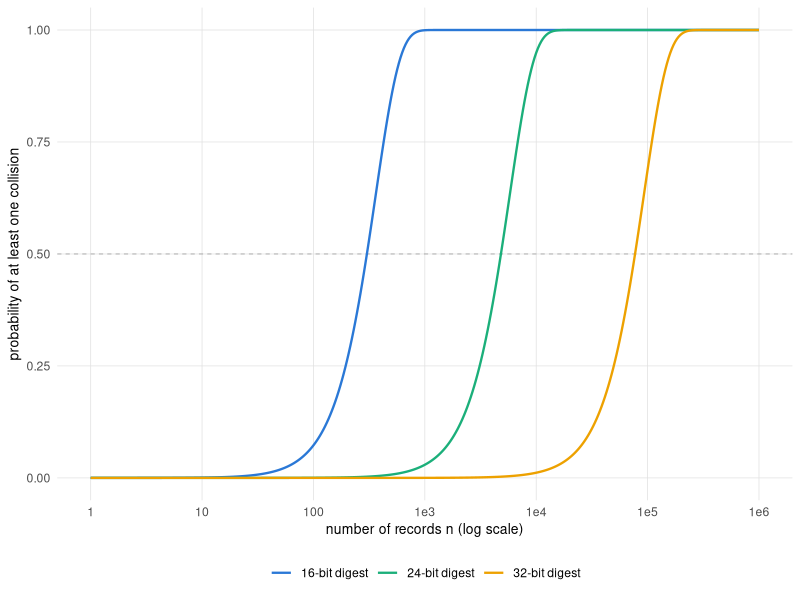
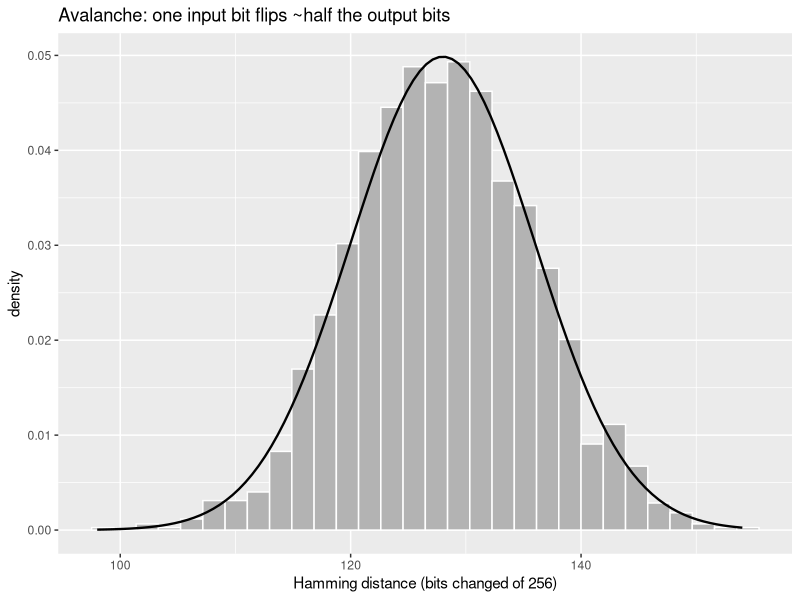
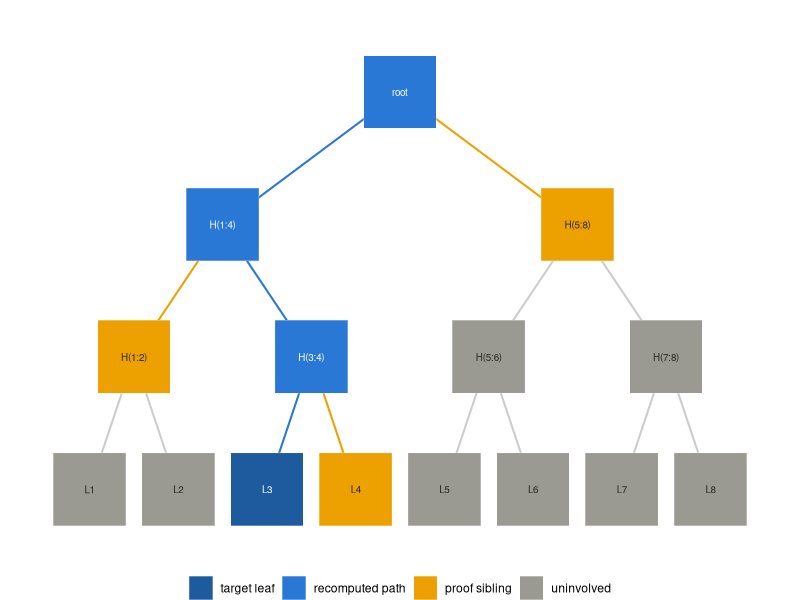
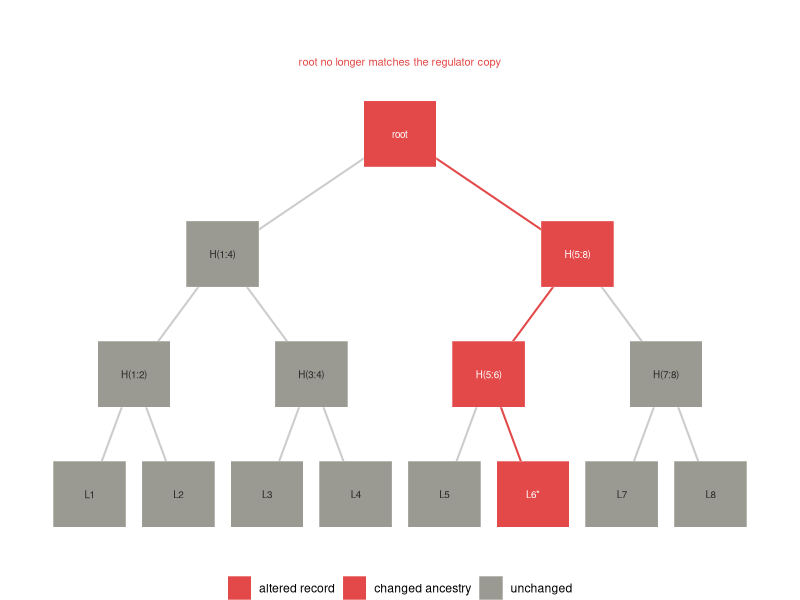
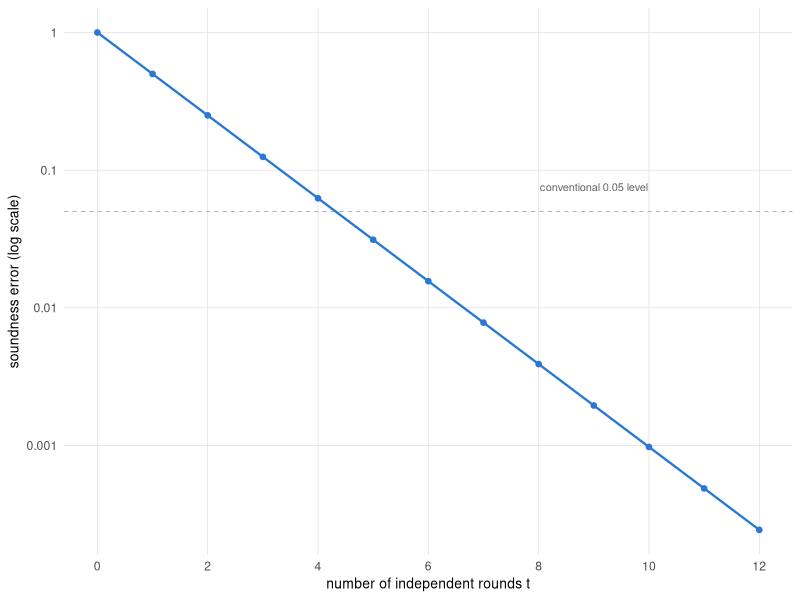

The R source for these figures, in order:
## ---- chunk 1
library(digest)
h <- function(x) digest(x, algo = 'sha256',
                        serialize = FALSE)

h('trial-record: patient 001, arm A')
h('trial-record: patient 001, arm B')
## ---- chunk 2
set.seed(202)

first_collision <- function(bits) {
  seen <- character(0)
  n <- 0L
  repeat {
    n <- n + 1L
    d <- substr(h(paste0('x-', n, '-',
                         sample(1e9, 1))), 1,
                bits %/% 4)
    if (d %in% seen) return(n)
    seen <- c(seen, d)
  }
}

reps <- 300
draws16 <- replicate(reps, first_collision(16))
c(mean_draws = mean(draws16),
  birthday_expectation = sqrt(pi * 2^16 / 2))
## ---- chunk 3
#| label: fig-birthday-prob
#| fig-cap: 'The birthday square-root law across digest widths: each added byte of width postpones the point where an accidental collision becomes likely by a factor of sixteen, since the crossover sits near two to the b over two records.'
library(ggplot2)
library(tibble)
library(dplyr)
library(tidyr)

PAL <- c('#2a78d6', '#1baf7a', '#eda100', '#008300',
         '#4a3aa7', '#e34948', '#e87ba4', '#eb6834')

book_theme <- theme_minimal(base_size = 11) +
  theme(
    panel.grid.minor = element_blank(),
    panel.grid.major = element_line(
      linewidth = 0.25, colour = 'grey88'),
    axis.title = element_text(size = 10),
    legend.position = 'bottom')

coll_prob <- function(n, b) 1 - exp(-n * (n - 1) / 2^(b + 1))
n_grid <- 10^seq(0, 6, length.out = 400)
bday <- tidyr::expand_grid(n = n_grid,
                           b = c(16L, 24L, 32L)) |>
  dplyr::mutate(
    p = coll_prob(n, b),
    width = factor(paste0(b, '-bit digest'),
                   levels = c('16-bit digest',
                              '24-bit digest',
                              '32-bit digest')))

ggplot(bday, aes(n, p, colour = width)) +
  geom_hline(yintercept = 0.5, linewidth = 0.25,
             colour = 'grey60', linetype = 2) +
  geom_line(linewidth = 0.8) +
  scale_x_log10(breaks = 10^(0:6),
                labels = c('1', '10', '100', '1e3',
                           '1e4', '1e5', '1e6')) +
  scale_colour_manual(values = PAL[1:3], name = NULL) +
  labs(x = 'number of records n (log scale)',
       y = 'probability of at least one collision') +
  book_theme
## ---- chunk 4
hex_to_bits <- function(hex) {
  bytes <- strtoi(
    substring(hex, seq(1, nchar(hex), 2),
              seq(2, nchar(hex), 2)),
    base = 16L)
  bits <- vapply(bytes,
    function(b) as.integer(rev(intToBits(b)[1:8])),
    integer(8))
  as.vector(bits)
}

flip_last_char <- function(s) {
  n <- nchar(s)
  ch <- substr(s, n, n)
  repl <- if (ch == 'a') 'b' else 'a'
  paste0(substr(s, 1, n - 1), repl)
}

set.seed(1)
N <- 4000
strs <- paste0('msg-', sprintf('%05d', sample(1e6, N)))
ham <- vapply(strs, function(s) {
  b1 <- hex_to_bits(h(s))
  b2 <- hex_to_bits(h(flip_last_char(s)))
  sum(b1 != b2)
}, numeric(1))

c(mean = mean(ham), sd = sd(ham),
  binom_sd = sqrt(256 * 0.25))
## ---- chunk 5
#| label: fig-avalanche
#| fig-cap: 'Avalanche effect. Hamming distance between the SHA-256 digests of a string and its one-character perturbation, over 4000 strings, against the Normal approximation to Binomial(256, 0.5).'
library(ggplot2)
library(tibble)

ggplot(tibble(ham = ham), aes(ham)) +
  geom_histogram(aes(y = after_stat(density)),
                 bins = 30, fill = 'grey70',
                 colour = 'white') +
  stat_function(
    fun = function(x) dnorm(x, 128, sqrt(64)),
    linewidth = 0.8) +
  labs(x = 'Hamming distance (bits changed of 256)',
       y = 'density',
       title = 'Avalanche: one input bit flips ~half the output bits')
## ---- chunk 6
set.seed(2)
M <- 50000
first_byte <- vapply(seq_len(M), function(i) {
  strtoi(substr(h(paste0('u-', i)), 1, 2),
         base = 16L)
}, numeric(1))

obs <- tabulate(first_byte + 1, nbins = 256)
chisq <- chisq.test(obs, p = rep(1 / 256, 256))
c(statistic = unname(chisq$statistic),
  df = unname(chisq$parameter),
  p_value = chisq$p.value)
## ---- chunk 7
hash_pair <- function(a, b) h(paste0(a, b))

merkle_root <- function(leaves) {
  level <- vapply(leaves, h, character(1))
  while (length(level) > 1) {
    if (length(level) %% 2 == 1) {
      level <- c(level, level[length(level)])
    }
    idx <- seq(1, length(level), by = 2)
    level <- vapply(idx,
      function(i) hash_pair(level[i], level[i + 1]),
      character(1))
  }
  unname(level)
}

set.seed(101)
records <- paste0('trial-record-',
                  sprintf('%03d', 1:8))
root <- merkle_root(records)
root
## ---- chunk 8
merkle_proof <- function(leaves, index) {
  level <- vapply(leaves, h, character(1))
  proof <- list()
  i <- index
  while (length(level) > 1) {
    if (length(level) %% 2 == 1) {
      level <- c(level, level[length(level)])
    }
    # sibling is to the right of an odd (left) node,
    # to the left of an even (right) node
    if (i %% 2 == 1) {
      proof[[length(proof) + 1]] <-
        list(hash = unname(level[i + 1]),
             side = 'right')
    } else {
      proof[[length(proof) + 1]] <-
        list(hash = unname(level[i - 1]),
             side = 'left')
    }
    idx <- seq(1, length(level), by = 2)
    level <- vapply(idx,
      function(j) hash_pair(level[j], level[j + 1]),
      character(1))
    i <- (i + 1) %/% 2
  }
  proof
}

merkle_verify <- function(leaf, proof, root) {
  acc <- h(leaf)
  for (step in proof) {
    acc <- if (step$side == 'right')
             hash_pair(acc, step$hash)
           else hash_pair(step$hash, acc)
  }
  acc == root
}
## ---- chunk 9
proof_3 <- merkle_proof(records, 3)

all_verify <- vapply(seq_along(records),
  function(k) merkle_verify(records[k],
    merkle_proof(records, k), root),
  logical(1))

c(all_leaves_verify = all(all_verify),
  proof_length = length(proof_3),
  log2_leaves = log2(length(records)),
  forged_leaf_verifies =
    merkle_verify('trial-record-forged',
                  proof_3, root))
## ---- chunk 10
#| label: fig-merkle-proof
#| fig-cap: 'Inclusion proof for the third of eight leaves. The verifier holds only the target leaf in dark blue and the three sibling hashes in amber, and rehashes up the blue path to reconstruct the root; the six uninvolved records in gray are never revealed.'
library(ggplot2)
library(tibble)

nodes <- tibble::tribble(
  ~x,  ~y, ~label,   ~role,
  1,   0, 'L1',     'other',
  2,   0, 'L2',     'other',
  3,   0, 'L3',     'target',
  4,   0, 'L4',     'sibling',
  5,   0, 'L5',     'other',
  6,   0, 'L6',     'other',
  7,   0, 'L7',     'other',
  8,   0, 'L8',     'other',
  1.5, 1, 'H(1:2)', 'sibling',
  3.5, 1, 'H(3:4)', 'path',
  5.5, 1, 'H(5:6)', 'other',
  7.5, 1, 'H(7:8)', 'other',
  2.5, 2, 'H(1:4)', 'path',
  6.5, 2, 'H(5:8)', 'sibling',
  4.5, 3, 'root',   'path')

edges <- tibble::tribble(
  ~x,  ~y, ~xend, ~yend, ~erole,
  1,   0, 1.5, 1, 'other',
  2,   0, 1.5, 1, 'other',
  3,   0, 3.5, 1, 'path',
  4,   0, 3.5, 1, 'sibling',
  5,   0, 5.5, 1, 'other',
  6,   0, 5.5, 1, 'other',
  7,   0, 7.5, 1, 'other',
  8,   0, 7.5, 1, 'other',
  1.5, 1, 2.5, 2, 'sibling',
  3.5, 1, 2.5, 2, 'path',
  5.5, 1, 6.5, 2, 'other',
  7.5, 1, 6.5, 2, 'other',
  2.5, 2, 4.5, 3, 'path',
  6.5, 2, 4.5, 3, 'sibling')

txt_col <- ifelse(nodes$role %in% c('target', 'path'),
                  'white', 'grey15')
nodes$role <- factor(nodes$role,
  levels = c('target', 'path', 'sibling', 'other'),
  labels = c('target leaf', 'recomputed path',
             'proof sibling', 'uninvolved'))

fill_named <- c('target leaf' = '#1d5a9e',
                'recomputed path' = '#2a78d6',
                'proof sibling' = '#eda100',
                'uninvolved' = '#9a9a92')
edge_cols <- c(path = '#2a78d6', sibling = '#eda100',
               other = 'grey80')

ggplot() +
  geom_segment(data = edges,
    aes(x = x, y = y, xend = xend, yend = yend,
        colour = erole),
    linewidth = 0.7, show.legend = FALSE) +
  scale_colour_manual(values = edge_cols) +
  geom_tile(data = nodes, aes(x = x, y = y, fill = role),
            width = 0.82, height = 0.55, colour = 'white') +
  geom_text(data = nodes, aes(x = x, y = y, label = label),
            colour = txt_col, size = 2.5) +
  scale_fill_manual(values = fill_named, name = NULL) +
  expand_limits(x = c(0.4, 8.6), y = c(-0.4, 3.5)) +
  theme_void(base_size = 11) +
  theme(legend.position = 'bottom')
## ---- chunk 11
#| label: fig-tamper
#| fig-cap: 'Tamper propagation. A single post-lock edit to one record changes its leaf hash, and by collision resistance the change cascades up every ancestor in red until the root no longer matches the value the regulator holds.'
library(ggplot2)
library(tibble)

tnodes <- tibble::tribble(
  ~x,  ~y, ~label,   ~role,
  1,   0, 'L1',     'other',
  2,   0, 'L2',     'other',
  3,   0, 'L3',     'other',
  4,   0, 'L4',     'other',
  5,   0, 'L5',     'other',
  6,   0, 'L6*',    'tampered',
  7,   0, 'L7',     'other',
  8,   0, 'L8',     'other',
  1.5, 1, 'H(1:2)', 'other',
  3.5, 1, 'H(3:4)', 'other',
  5.5, 1, 'H(5:6)', 'prop',
  7.5, 1, 'H(7:8)', 'other',
  2.5, 2, 'H(1:4)', 'other',
  6.5, 2, 'H(5:8)', 'prop',
  4.5, 3, 'root',   'prop')

tedges <- tibble::tribble(
  ~x,  ~y, ~xend, ~yend, ~erole,
  1,   0, 1.5, 1, 'other',
  2,   0, 1.5, 1, 'other',
  3,   0, 3.5, 1, 'other',
  4,   0, 3.5, 1, 'other',
  5,   0, 5.5, 1, 'other',
  6,   0, 5.5, 1, 'prop',
  7,   0, 7.5, 1, 'other',
  8,   0, 7.5, 1, 'other',
  1.5, 1, 2.5, 2, 'other',
  3.5, 1, 2.5, 2, 'other',
  5.5, 1, 6.5, 2, 'prop',
  7.5, 1, 6.5, 2, 'other',
  2.5, 2, 4.5, 3, 'other',
  6.5, 2, 4.5, 3, 'prop')

ttxt <- ifelse(tnodes$role %in% c('tampered', 'prop'),
               'white', 'grey15')
tnodes$role <- factor(tnodes$role,
  levels = c('tampered', 'prop', 'other'),
  labels = c('altered record', 'changed ancestry',
             'unchanged'))

tfill <- c('altered record' = '#e34948',
           'changed ancestry' = '#e34948',
           'unchanged' = '#9a9a92')
tedge <- c(prop = '#e34948', other = 'grey80')

ggplot() +
  geom_segment(data = tedges,
    aes(x = x, y = y, xend = xend, yend = yend,
        colour = erole),
    linewidth = 0.7, show.legend = FALSE) +
  scale_colour_manual(values = tedge) +
  geom_tile(data = tnodes, aes(x = x, y = y, fill = role),
            width = 0.82, height = 0.55, colour = 'white') +
  geom_text(data = tnodes, aes(x = x, y = y, label = label),
            colour = ttxt, size = 2.5) +
  annotate('text', x = 4.5, y = 3.6,
           label = 'root no longer matches the regulator copy',
           colour = '#e34948', size = 2.8) +
  scale_fill_manual(values = tfill, name = NULL) +
  expand_limits(x = c(0.4, 8.6), y = c(-0.4, 3.9)) +
  theme_void(base_size = 11) +
  theme(legend.position = 'bottom')
## ---- chunk 12
mod_inv <- function(a, p) {
  a <- a %% p
  for (x in 1:(p - 1)) if ((a * x) %% p == 1) return(x)
  stop('no inverse')
}

# Curve: y^2 = x^3 + a x + b over F_p,
# with the point at infinity as NA.
ec_add <- function(P, Q, a, p) {
  if (all(is.na(P))) return(Q)
  if (all(is.na(Q))) return(P)
  if (P[1] == Q[1] && (P[2] + Q[2]) %% p == 0)
    return(c(NA, NA))
  if (all(P == Q)) {
    m <- ((3 * P[1]^2 + a) * mod_inv(2 * P[2], p)) %% p
  } else {
    m <- ((Q[2] - P[2]) *
          mod_inv((Q[1] - P[1]) %% p, p)) %% p
  }
  xr <- (m^2 - P[1] - Q[1]) %% p
  yr <- (m * (P[1] - xr) - P[2]) %% p
  c(xr %% p, yr %% p)
}

p <- 97; a <- 0; b <- 7   # secp256k1's equation, tiny field
pts <- do.call(rbind, Filter(Negate(is.null),
  lapply(0:(p - 1), function(x) {
    y2 <- (x^3 + a * x + b) %% p
    ys <- which(((0:(p - 1))^2 %% p) == y2) - 1
    if (length(ys)) cbind(x, ys) else NULL
  })))

P <- pts[3, ]; Q <- pts[5, ]; R <- pts[9, ]
lhs <- ec_add(ec_add(P, Q, a, p), R, a, p)
rhs <- ec_add(P, ec_add(Q, R, a, p), a, p)
list(n_points = nrow(pts) + 1L,   # +1 for the point at infinity
     P = P, Q = Q, R = R,
     associative = isTRUE(all.equal(lhs, rhs)),
     result = lhs)
## ---- chunk 13
# Toy curve y^2 = x^3 + 7 over F_97; prime group order n = 79.
n <- 79
ec_mul <- function(k, P, a, p) {      # double-and-add
  Rr <- c(NA, NA); Acc <- P; k <- k %% n
  while (k > 0) {
    if (k %% 2 == 1) Rr <- ec_add(Rr, Acc, a, p)
    Acc <- ec_add(Acc, Acc, a, p); k <- k %/% 2
  }
  Rr
}
G <- unname(pts[1, ])                  # a generator (order 79)

sign_ecdsa <- function(m, d, k) {
  R <- ec_mul(k, G, a, p); r <- R[1] %% n
  s <- (mod_inv(k, n) * (m + r * d)) %% n
  c(r = r, s = s)
}
verify_ecdsa <- function(m, sig, Q) {
  w  <- mod_inv(sig[['s']], n)
  u1 <- (m * w) %% n; u2 <- (sig[['r']] * w) %% n
  X  <- ec_add(ec_mul(u1, G, a, p), ec_mul(u2, Q, a, p), a, p)
  !all(is.na(X)) && (X[1] %% n) == sig[['r']]
}

d <- 42; Q <- ec_mul(d, G, a, p)       # key pair
sig <- sign_ecdsa(m = 17, d = d, k = 13)
list(public_key = Q, signature = sig,
     verifies       = verify_ecdsa(17, sig, Q),
     wrong_message  = verify_ecdsa(18, sig, Q))
## ---- chunk 14
k <- 13                                # the fatal reuse
sA <- sign_ecdsa(17, d, k)
sB <- sign_ecdsa(55, d, k)             # same k, new message
k_rec <- ((17 - 55) *
          mod_inv((sA[['s']] - sB[['s']]) %% n, n)) %% n
d_rec <- ((sA[['s']] * k_rec - 17) *
          mod_inv(sA[['r']], n)) %% n
c(same_r = unname(sA[['r']] == sB[['r']]),
  recovered_key = d_rec, true_key = d)
## ---- chunk 15
#| label: fig-zk-soundness
#| fig-cap: 'Soundness error under repetition. A sigma-protocol with per-round soundness error one half sees that error fall geometrically as two to the minus t over t independent rounds, crossing the conventional 0.05 level between the fourth and fifth round.'
library(ggplot2)
library(tibble)

PAL <- c('#2a78d6', '#1baf7a', '#eda100', '#008300',
         '#4a3aa7', '#e34948', '#e87ba4', '#eb6834')

book_theme <- theme_minimal(base_size = 11) +
  theme(
    panel.grid.minor = element_blank(),
    panel.grid.major = element_line(
      linewidth = 0.25, colour = 'grey88'),
    axis.title = element_text(size = 10),
    legend.position = 'bottom')

rounds <- 0:12
sound <- tibble::tibble(t = rounds, err = (1 / 2)^rounds)

ggplot(sound, aes(t, err)) +
  geom_hline(yintercept = 0.05, linewidth = 0.25,
             colour = 'grey60', linetype = 2) +
  geom_line(linewidth = 0.8, colour = PAL[1]) +
  geom_point(size = 1.6, colour = PAL[1]) +
  annotate('text', x = 9, y = 0.075,
           label = 'conventional 0.05 level',
           colour = 'grey40', size = 2.8) +
  scale_y_log10(breaks = 10^(0:-4),
                labels = c('1', '0.1', '0.01',
                           '0.001', '0.0001')) +
  scale_x_continuous(breaks = seq(0, 12, 2)) +
  labs(x = 'number of independent rounds t',
       y = 'soundness error (log scale)') +
  book_theme
## ---- chunk 16
set.seed(303)

# SYNTHETIC locked trial dataset: one row per
# subject, serialised to a canonical string.
locked <- data.frame(
  subject = sprintf('S%04d', 1:16),
  arm = sample(c('A', 'B'), 16, replace = TRUE),
  outcome = rbinom(16, 1, 0.3),
  stringsAsFactors = FALSE
)
record_strings <- with(locked,
  paste(subject, arm, outcome, sep = '|'))

published_root <- merkle_root(record_strings)

# An auditor is handed subject 7's record plus a
# proof, and verifies membership against the
# published root alone.
k <- 7
audit_ok <- merkle_verify(
  record_strings[k],
  merkle_proof(record_strings, k),
  published_root)

# Someone alters subject 12's outcome after lock.
tampered <- record_strings
tampered[12] <- paste0(tampered[12], '-edited')

c(auditor_confirms_membership = audit_ok,
  proof_hashes = length(merkle_proof(record_strings, k)),
  tamper_changes_root =
    merkle_root(tampered) != published_root)
